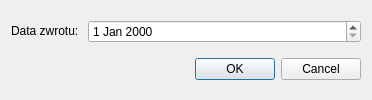
<?xml version="1.0" encoding="UTF-8"?>
<ui version="4.0">
 <class>editBorrowDialog</class>
 <widget class="QDialog" name="editBorrowDialog">
  <property name="geometry">
   <rect>
    <x>0</x>
    <y>0</y>
    <width>372</width>
    <height>100</height>
   </rect>
  </property>
  <property name="sizePolicy">
   <sizepolicy hsizetype="Minimum" vsizetype="Fixed">
    <horstretch>0</horstretch>
    <verstretch>0</verstretch>
   </sizepolicy>
  </property>
  <property name="windowTitle">
   <string>Edycja Wypożyczenia</string>
  </property>
  <layout class="QVBoxLayout" name="verticalLayout">
   <item>
    <layout class="QHBoxLayout" name="horizontalLayout">
     <item>
      <widget class="QLabel" name="label">
       <property name="sizePolicy">
        <sizepolicy hsizetype="Minimum" vsizetype="Fixed">
         <horstretch>0</horstretch>
         <verstretch>0</verstretch>
        </sizepolicy>
       </property>
       <property name="text">
        <string>Data zwrotu: </string>
       </property>
      </widget>
     </item>
     <item>
      <widget class="QDateEdit" name="dateEdit">
       <property name="sizePolicy">
        <sizepolicy hsizetype="Expanding" vsizetype="Fixed">
         <horstretch>0</horstretch>
         <verstretch>0</verstretch>
        </sizepolicy>
       </property>
      </widget>
     </item>
    </layout>
   </item>
   <item>
    <widget class="QDialogButtonBox" name="buttonBox">
     <property name="standardButtons">
      <set>QDialogButtonBox::Cancel|QDialogButtonBox::Ok</set>
     </property>
    </widget>
   </item>
  </layout>
 </widget>
 <resources/>
 <connections/>
</ui>
